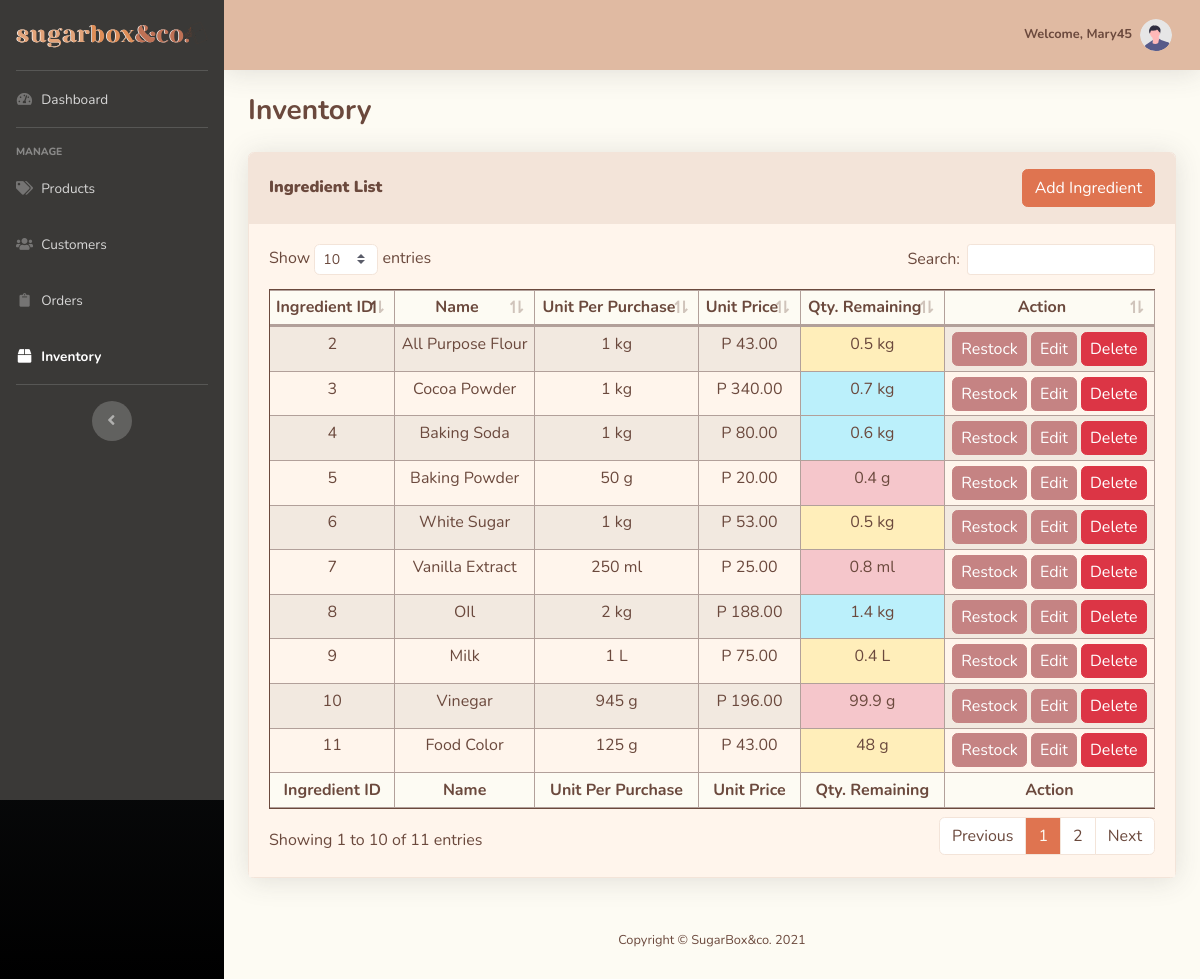
The app's page /admin-src/inventory.php (signed in), older data.
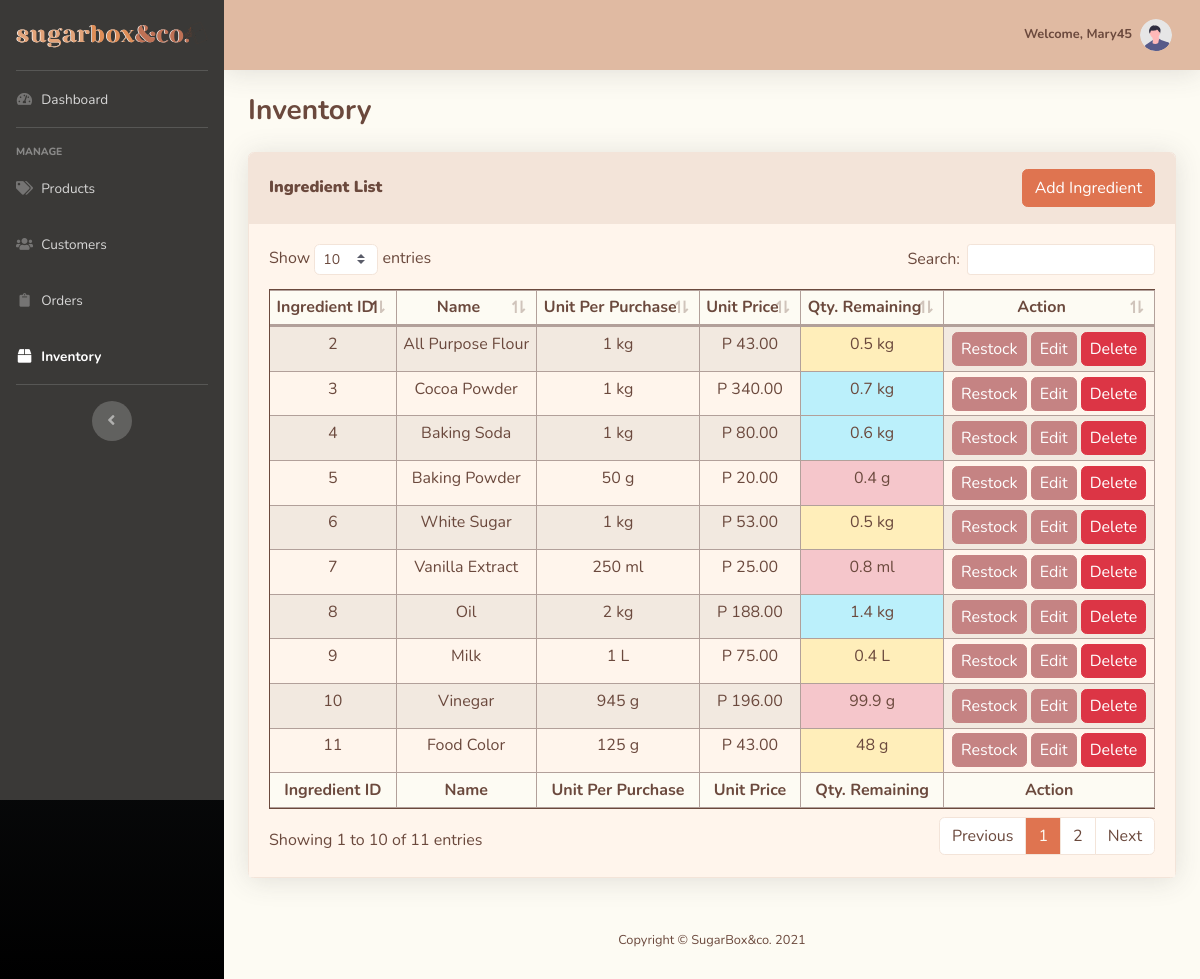
The same page, newer data.
### tables this page shows
CREATE TABLE `ingredients` (
  `Ingr_ID` int(11) NOT NULL,
  `Ingr_Name` varchar(24) NOT NULL,
  `Unit_Per_Purchase` varchar(8) NOT NULL,
  `Unit_Price` float(15,2) NOT NULL,
  `Qty_Remaining` float(5,1) NOT NULL
);

### admin-src/inventory.php (the view, shortened to what this page needs)
<?php
include 'includes/header.php';
include 'includes/sidebar.php';
include 'includes/topbar.php'
?>
<head>
</head>
<div class="container-fluid">
    <div class="d-sm-flex align-items-center justify-content-between mb-4">
        <h1 class="h3 mb-0 text-content"><strong>Inventory</strong></h1>
    </div>
    <div class="card shadow mb-4 border-section">
        <div class="card-header py-3 bg-section border-section">
            <div class="d-sm-flex align-items-center justify-content-between">
                <h6 class="m-0 font-weight-bold text-content"><strong>Ingredient List</strong></h6>
                <div>
                    <a href="#" type="button" class="btn btn-titleColor">Add Ingredient</a>
                </div>
            </div>
        </div>
        <div class="card-body bg-section2 border-section">
            <div class="table-responsive">
            <?php
            $conn = db_connect();
            $ingredients_query = "SELECT * FROM `ingredients` ORDER BY `Ingr_ID`";
            $ingredients_query_run = mysqli_query($conn, $ingredients_query);
            $check_ingredients = mysqli_num_rows($ingredients_query_run) > 0;
            if($check_ingredients) {
            ?>
                <table class="table table-sm table-bordered table-striped border-content table-content bg-section2 text-content" id="dataTable">
                    <thead class="bg-light text-center">
                        <tr>
                            <th>Ingredient ID</th>
                            <th>Name</th>
                            <th>Unit Per Purchase</th>
                            <th>Unit Price</th>
                            <th>Qty. Remaining</th>
                            <th>Action</th>
                        </tr>
                    </thead>
                    <tfoot class="bg-light text-center" >
                        <tr>
                            <th>Ingredient ID</th>
                            <th>Name</th>
                            <th>Unit Per Purchase</th>
                            <th>Unit Price</th>
                            <th>Qty. Remaining</th>
                            <th>Action</th>
                        </tr>
                    </tfoot>
                    <tbody class="text-center">
                        <?php while($row = mysqli_fetch_assoc($ingredients_query_run)) { ?>
                        <?php
                            $unit = explode(" ", $row['Unit_Per_Purchase']);
                            $amount = $unit[0];
                            unset($unit[0]);
                            $unit = implode(" ", $unit);
                        ?>
                        <tr>
                            <td><?php echo $row['Ingr_ID'] ?></td>
                            <td><?php echo $row['Ingr_Name'] ?></td>
                            <td><?php echo $row['Unit_Per_Purchase'] ?></td>
                            <td><?php echo "P " . $row['Unit_Price'] ?></td>
                            <td class="<?php
                                if ($row['Qty_Remaining'] > $amount * .75) echo 'table-success';
                                else if ($row['Qty_Remaining'] > $amount * .5) echo 'table-info';
                                else if ($row['Qty_Remaining'] > $amount * .25) echo 'table-warning';
                                else echo 'table-danger';
                            ?>"><?php echo $row['Qty_Remaining'] + 0 . " " . $unit ?></td>
                            <td>
                                <a type="button" class="btn btn-subheading px-2 py-1" data-toggle="modal" data-target="#restockIngr<?php echo $row['Ingr_ID'] ?>">Restock</a>
                                <a type="button" class="btn btn-subheading px-2 py-1" data-toggle="modal" data-target="#editIngr<?php echo $row['Ingr_ID'] ?>">Edit</a>
                                <a type="button" class="btn btn-danger px-2 py-1" data-toggle="modal" data-target="#deleteIngr<?php echo $row['Ingr_ID'] ?>">Delete</a>
                            </td>
                        </tr>
                        <?php } ?>
                    </tbody>
                </table>
            <?php } else { ?>
                <p class="text-center lead text-content font-weight-bolder my-5">No Ingredients To Be Found</p>
            <?php } ?>
            </div>
        </div>
    </div>
</div>
<?php
include 'includes/footer.php';
include 'includes/scripts.php'
?>

Row changes from the older to the newer data that the page shows:
changed ingredients "2 kg": Ingr_Name "OIl" → "Oil"
